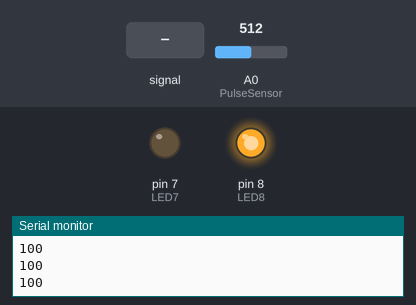
Bench run of a sketch on a simulated Arduino Uno, built with avr-gcc and run on an emulated ATmega328P. Parts: output pins drawn as LEDs (lit = HIGH), the last lines printed to the serial monitor. Inputs (shaded band) come from the test bench; at power-on: A0 (PulseSensor) = 512.

Above: at 1.3 s.
1.4 s: A0 (PulseSensor) fed a 200 Hz sine of ±255 counts around its level
At 2.3 s:
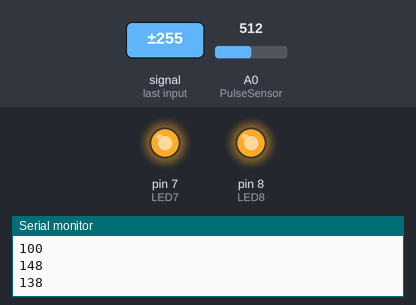
4.4 s: A0 (PulseSensor) set to 716
At 5.2 s:
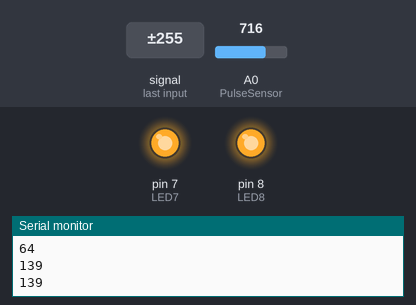
6.0 s: A0 (PulseSensor) set to 682
7.5 s: A0 (PulseSensor) set to 656
At 8.8 s:
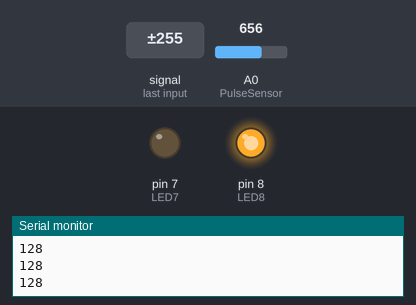
Timing chart, 0 to 10.0 s (numbered marks = the images above; inputs shaded):
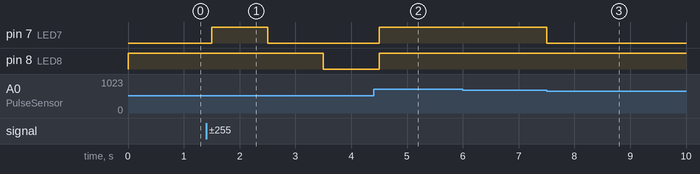

Measured:
- the behaviour switches between 671 and 670 on A0 (PulseSensor) (found by bisection; images 2 and 3)
- after the input at 1.4 s, pin 7 (LED7): LOW → HIGH after 0.10 s, → LOW 1.0 s later; pin 8 (LED8): HIGH → LOW after 2.1 s
- after the input at 4.4 s, pin 7 (LED7), pin 8 (LED8): LOW → HIGH after 0.10 s
- after the input at 7.5 s, pin 7 (LED7): HIGH → LOW at once

The sketch:

PulseSensor_StarterProject_Arduino.ino
```cpp
/*  PulseSensor™ Starter Project   http://www.pulsesensor.com
 *
This an Arduino project. It's Best Way to Get Started with your PulseSensor™ & Arduino.
-------------------------------------------------------------
1) This shows a live human Heartbeat Pulse.
2) Live visualization in Arduino's Cool "Serial Plotter".
3) Blink an LED on each Heartbeat.
4) This is the direct Pulse Sensor's Signal.
5) A great first-step in troubleshooting your circuit and connections.
6) "Human-readable" code that is newbie friendly."

*/


//  Variables
int PulseSensor = A0;        // Pulse Sensor PURPLE WIRE connected to ANALOG PIN 0
int LED8 = 8;   //  The on-board Arduion LED
int LED7 = 7;


int Signal;                // holds the incoming raw data. Signal value can range from 0-1024
int Threshold = 80;            // Determine which Signal to "count as a beat", and which to ingore.
int Threshold2 = 130;
int outputValue;


// The SetUp Function:
void setup() {
  pinMode(LED8,OUTPUT);         // pin that will blink to your heartbeat!
  pinMode(LED7,OUTPUT);
   Serial.begin(9600);         // Set's up Serial Communication at certain speed.

}

// The Main Loop Function
void loop() {

  Signal = analogRead(PulseSensor);  // Read the PulseSensor's value.
  outputValue = map(Signal, 0, 1023, 0, 200);


   Serial.println(outputValue);   // Send the Signal value to Serial Plotter.

   if(outputValue > Threshold){                          // If the signal is above "550", then "turn-on" Arduino's on-Board LED.
     digitalWrite(LED8,HIGH);
   } else {
     digitalWrite(LED8,LOW);                //  Else, the sigal must be below "550", so "turn-off" this LED.
   }
   if(outputValue > Threshold2){                          // If the signal is above "550", then "turn-on" Arduino's on-Board LED.
     digitalWrite(LED7,HIGH);
   } else {
     digitalWrite(LED7,LOW);                //  Else, the sigal must be below "550", so "turn-off" this LED.
   }

delay(500);


}
```
